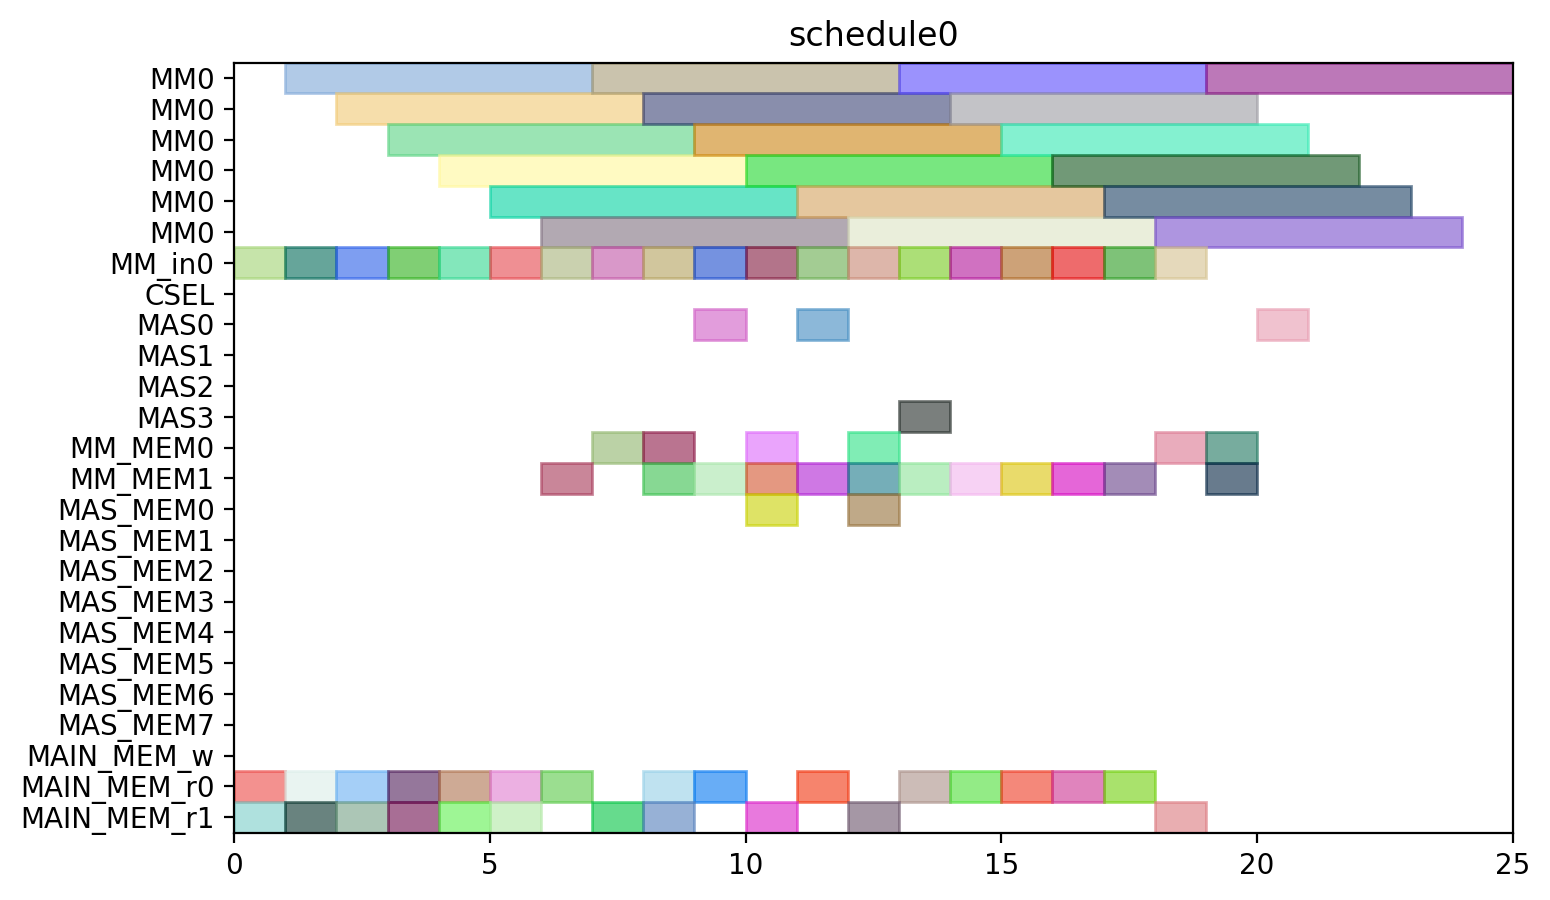

Python code for this plot:
from pyschedule import Scenario, solvers, plotters, alt


def solve():
	horizon = 120
	S = Scenario("schedule0", horizon=horizon)

	# resource
	MM = S.Resources('MM', num=1, size=6)
	MM_in = S.Resources('MM_in', num=1)
	CSEL = S.Resource('CSEL')
	MAS = S.Resources('MAS', num=4, size=1, periods=range(1, horizon))
	MM_MEM = S.Resources('MM_MEM', num=2)
	MAS_MEM = S.Resources('MAS_MEM', num=8)
	MAIN_MEM_w = S.Resource('MAIN_MEM_w', size=1)
	MAIN_MEM_r = S.Resources('MAIN_MEM_r', num=2)

	# result of previous scheduling

	# new tasks
	Z_exp2 = S.Task('Z_exp2', length=6, delay_cost=1)
	Z_exp2 += alt(MM)
	Z_exp2_in = S.Task('Z_exp2_in', length=1, delay_cost=1)
	Z_exp2_in += alt(MM_in)
	S += Z_exp2_in*MM_in[0]<=Z_exp2*MM[0]
	Z_exp2_mem0 = S.Task('Z_exp2_mem0', length=1, delay_cost=1)
	Z_exp2_mem0 += MAIN_MEM_r[0]
	S += Z_exp2_mem0 <= Z_exp2

	Z_exp2_mem1 = S.Task('Z_exp2_mem1', length=1, delay_cost=1)
	Z_exp2_mem1 += MAIN_MEM_r[1]
	S += Z_exp2_mem1 <= Z_exp2

	NX0 = S.Task('NX0', length=6, delay_cost=1)
	NX0 += alt(MM)
	NX0_in = S.Task('NX0_in', length=1, delay_cost=1)
	NX0_in += alt(MM_in)
	S += NX0_in*MM_in[0]<=NX0*MM[0]
	NX0_mem0 = S.Task('NX0_mem0', length=1, delay_cost=1)
	NX0_mem0 += MAIN_MEM_r[0]
	S += NX0_mem0 <= NX0

	NX0_mem1 = S.Task('NX0_mem1', length=1, delay_cost=1)
	NX0_mem1 += MAIN_MEM_r[1]
	S += NX0_mem1 <= NX0

	k0_10_Z1 = S.Task('k0_10_Z1', length=6, delay_cost=1)
	k0_10_Z1 += alt(MM)
	k0_10_Z1_in = S.Task('k0_10_Z1_in', length=1, delay_cost=1)
	k0_10_Z1_in += alt(MM_in)
	S += k0_10_Z1_in*MM_in[0]<=k0_10_Z1*MM[0]
	k0_10_Z1_mem0 = S.Task('k0_10_Z1_mem0', length=1, delay_cost=1)
	k0_10_Z1_mem0 += MAIN_MEM_r[0]
	S += k0_10_Z1_mem0 <= k0_10_Z1

	k0_10_Z1_mem1 = S.Task('k0_10_Z1_mem1', length=1, delay_cost=1)
	k0_10_Z1_mem1 += MAIN_MEM_r[1]
	S += k0_10_Z1_mem1 <= k0_10_Z1

	DX0 = S.Task('DX0', length=6, delay_cost=1)
	DX0 += alt(MM)
	DX0_in = S.Task('DX0_in', length=1, delay_cost=1)
	DX0_in += alt(MM_in)
	S += DX0_in*MM_in[0]<=DX0*MM[0]
	DX0_mem0 = S.Task('DX0_mem0', length=1, delay_cost=1)
	DX0_mem0 += MAIN_MEM_r[0]
	S += DX0_mem0 <= DX0

	DX0_mem1 = S.Task('DX0_mem1', length=1, delay_cost=1)
	DX0_mem1 += MAIN_MEM_r[1]
	S += DX0_mem1 <= DX0

	NY0 = S.Task('NY0', length=6, delay_cost=1)
	NY0 += alt(MM)
	NY0_in = S.Task('NY0_in', length=1, delay_cost=1)
	NY0_in += alt(MM_in)
	S += NY0_in*MM_in[0]<=NY0*MM[0]
	NY0_mem0 = S.Task('NY0_mem0', length=1, delay_cost=1)
	NY0_mem0 += MAIN_MEM_r[0]
	S += NY0_mem0 <= NY0

	NY0_mem1 = S.Task('NY0_mem1', length=1, delay_cost=1)
	NY0_mem1 += MAIN_MEM_r[1]
	S += NY0_mem1 <= NY0

	k2_14_Z1 = S.Task('k2_14_Z1', length=6, delay_cost=1)
	k2_14_Z1 += alt(MM)
	k2_14_Z1_in = S.Task('k2_14_Z1_in', length=1, delay_cost=1)
	k2_14_Z1_in += alt(MM_in)
	S += k2_14_Z1_in*MM_in[0]<=k2_14_Z1*MM[0]
	k2_14_Z1_mem0 = S.Task('k2_14_Z1_mem0', length=1, delay_cost=1)
	k2_14_Z1_mem0 += MAIN_MEM_r[0]
	S += k2_14_Z1_mem0 <= k2_14_Z1

	k2_14_Z1_mem1 = S.Task('k2_14_Z1_mem1', length=1, delay_cost=1)
	k2_14_Z1_mem1 += MAIN_MEM_r[1]
	S += k2_14_Z1_mem1 <= k2_14_Z1

	DY0 = S.Task('DY0', length=6, delay_cost=1)
	DY0 += alt(MM)
	DY0_in = S.Task('DY0_in', length=1, delay_cost=1)
	DY0_in += alt(MM_in)
	S += DY0_in*MM_in[0]<=DY0*MM[0]
	DY0_mem0 = S.Task('DY0_mem0', length=1, delay_cost=1)
	DY0_mem0 += MAIN_MEM_r[0]
	S += DY0_mem0 <= DY0

	DY0_mem1 = S.Task('DY0_mem1', length=1, delay_cost=1)
	DY0_mem1 += MAIN_MEM_r[1]
	S += DY0_mem1 <= DY0

	Z_exp3 = S.Task('Z_exp3', length=6, delay_cost=1)
	Z_exp3 += alt(MM)
	Z_exp3_in = S.Task('Z_exp3_in', length=1, delay_cost=1)
	Z_exp3_in += alt(MM_in)
	S += Z_exp3_in*MM_in[0]<=Z_exp3*MM[0]
	Z_exp3_mem0 = S.Task('Z_exp3_mem0', length=1, delay_cost=1)
	Z_exp3_mem0 += alt(MM_MEM)
	S += (Z_exp2*MM[0])-1 < Z_exp3_mem0*MM_MEM[0]
	S += Z_exp3_mem0 <= Z_exp3

	Z_exp3_mem1 = S.Task('Z_exp3_mem1', length=1, delay_cost=1)
	Z_exp3_mem1 += MAIN_MEM_r[1]
	S += Z_exp3_mem1 <= Z_exp3

	NX1_ = S.Task('NX1_', length=1, delay_cost=1)
	NX1_ += alt(MAS)
	NX1__mem0 = S.Task('NX1__mem0', length=1, delay_cost=1)
	NX1__mem0 += alt(MM_MEM)
	S += (NX0*MM[0])-1 < NX1__mem0*MM_MEM[0]
	S += NX1__mem0 <= NX1_

	NX1__mem1 = S.Task('NX1__mem1', length=1, delay_cost=1)
	NX1__mem1 += alt(MM_MEM)
	S += (k0_10_Z1*MM[0])-1 < NX1__mem1*MM_MEM[1]
	S += NX1__mem1 <= NX1_

	k0_9_Z2 = S.Task('k0_9_Z2', length=6, delay_cost=1)
	k0_9_Z2 += alt(MM)
	k0_9_Z2_in = S.Task('k0_9_Z2_in', length=1, delay_cost=1)
	k0_9_Z2_in += alt(MM_in)
	S += k0_9_Z2_in*MM_in[0]<=k0_9_Z2*MM[0]
	k0_9_Z2_mem0 = S.Task('k0_9_Z2_mem0', length=1, delay_cost=1)
	k0_9_Z2_mem0 += MAIN_MEM_r[0]
	S += k0_9_Z2_mem0 <= k0_9_Z2

	k0_9_Z2_mem1 = S.Task('k0_9_Z2_mem1', length=1, delay_cost=1)
	k0_9_Z2_mem1 += alt(MM_MEM)
	S += (Z_exp2*MM[0])-1 < k0_9_Z2_mem1*MM_MEM[1]
	S += k0_9_Z2_mem1 <= k0_9_Z2

	k1_9_Z2 = S.Task('k1_9_Z2', length=6, delay_cost=1)
	k1_9_Z2 += alt(MM)
	k1_9_Z2_in = S.Task('k1_9_Z2_in', length=1, delay_cost=1)
	k1_9_Z2_in += alt(MM_in)
	S += k1_9_Z2_in*MM_in[0]<=k1_9_Z2*MM[0]
	k1_9_Z2_mem0 = S.Task('k1_9_Z2_mem0', length=1, delay_cost=1)
	k1_9_Z2_mem0 += MAIN_MEM_r[0]
	S += k1_9_Z2_mem0 <= k1_9_Z2

	k1_9_Z2_mem1 = S.Task('k1_9_Z2_mem1', length=1, delay_cost=1)
	k1_9_Z2_mem1 += alt(MM_MEM)
	S += (Z_exp2*MM[0])-1 < k1_9_Z2_mem1*MM_MEM[1]
	S += k1_9_Z2_mem1 <= k1_9_Z2

	NY1_ = S.Task('NY1_', length=1, delay_cost=1)
	NY1_ += alt(MAS)
	NY1__mem0 = S.Task('NY1__mem0', length=1, delay_cost=1)
	NY1__mem0 += alt(MM_MEM)
	S += (NY0*MM[0])-1 < NY1__mem0*MM_MEM[0]
	S += NY1__mem0 <= NY1_

	NY1__mem1 = S.Task('NY1__mem1', length=1, delay_cost=1)
	NY1__mem1 += alt(MM_MEM)
	S += (k2_14_Z1*MM[0])-1 < NY1__mem1*MM_MEM[1]
	S += NY1__mem1 <= NY1_

	k2_13_Z2 = S.Task('k2_13_Z2', length=6, delay_cost=1)
	k2_13_Z2 += alt(MM)
	k2_13_Z2_in = S.Task('k2_13_Z2_in', length=1, delay_cost=1)
	k2_13_Z2_in += alt(MM_in)
	S += k2_13_Z2_in*MM_in[0]<=k2_13_Z2*MM[0]
	k2_13_Z2_mem0 = S.Task('k2_13_Z2_mem0', length=1, delay_cost=1)
	k2_13_Z2_mem0 += MAIN_MEM_r[0]
	S += k2_13_Z2_mem0 <= k2_13_Z2

	k2_13_Z2_mem1 = S.Task('k2_13_Z2_mem1', length=1, delay_cost=1)
	k2_13_Z2_mem1 += alt(MM_MEM)
	S += (Z_exp2*MM[0])-1 < k2_13_Z2_mem1*MM_MEM[1]
	S += k2_13_Z2_mem1 <= k2_13_Z2

	k3_14_Z2 = S.Task('k3_14_Z2', length=6, delay_cost=1)
	k3_14_Z2 += alt(MM)
	k3_14_Z2_in = S.Task('k3_14_Z2_in', length=1, delay_cost=1)
	k3_14_Z2_in += alt(MM_in)
	S += k3_14_Z2_in*MM_in[0]<=k3_14_Z2*MM[0]
	k3_14_Z2_mem0 = S.Task('k3_14_Z2_mem0', length=1, delay_cost=1)
	k3_14_Z2_mem0 += MAIN_MEM_r[0]
	S += k3_14_Z2_mem0 <= k3_14_Z2

	k3_14_Z2_mem1 = S.Task('k3_14_Z2_mem1', length=1, delay_cost=1)
	k3_14_Z2_mem1 += alt(MM_MEM)
	S += (Z_exp2*MM[0])-1 < k3_14_Z2_mem1*MM_MEM[1]
	S += k3_14_Z2_mem1 <= k3_14_Z2

	Z_exp4 = S.Task('Z_exp4', length=6, delay_cost=1)
	Z_exp4 += alt(MM)
	Z_exp4_in = S.Task('Z_exp4_in', length=1, delay_cost=1)
	Z_exp4_in += alt(MM_in)
	S += Z_exp4_in*MM_in[0]<=Z_exp4*MM[0]
	Z_exp4_mem0 = S.Task('Z_exp4_mem0', length=1, delay_cost=1)
	Z_exp4_mem0 += alt(MM_MEM)
	S += (Z_exp3*MM[0])-1 < Z_exp4_mem0*MM_MEM[0]
	S += Z_exp4_mem0 <= Z_exp4

	Z_exp4_mem1 = S.Task('Z_exp4_mem1', length=1, delay_cost=1)
	Z_exp4_mem1 += MAIN_MEM_r[1]
	S += Z_exp4_mem1 <= Z_exp4

	NX1 = S.Task('NX1', length=6, delay_cost=1)
	NX1 += alt(MM)
	NX1_in = S.Task('NX1_in', length=1, delay_cost=1)
	NX1_in += alt(MM_in)
	S += NX1_in*MM_in[0]<=NX1*MM[0]
	NX1_mem0 = S.Task('NX1_mem0', length=1, delay_cost=1)
	NX1_mem0 += alt(MAS_MEM)
	S += (NX1_*MAS[0])-1 < NX1_mem0*MAS_MEM[0]
	S += (NX1_*MAS[1])-1 < NX1_mem0*MAS_MEM[2]
	S += (NX1_*MAS[2])-1 < NX1_mem0*MAS_MEM[4]
	S += (NX1_*MAS[3])-1 < NX1_mem0*MAS_MEM[6]
	S += NX1_mem0 <= NX1

	NX1_mem1 = S.Task('NX1_mem1', length=1, delay_cost=1)
	NX1_mem1 += MAIN_MEM_r[1]
	S += NX1_mem1 <= NX1

	k0_8_Z3 = S.Task('k0_8_Z3', length=6, delay_cost=1)
	k0_8_Z3 += alt(MM)
	k0_8_Z3_in = S.Task('k0_8_Z3_in', length=1, delay_cost=1)
	k0_8_Z3_in += alt(MM_in)
	S += k0_8_Z3_in*MM_in[0]<=k0_8_Z3*MM[0]
	k0_8_Z3_mem0 = S.Task('k0_8_Z3_mem0', length=1, delay_cost=1)
	k0_8_Z3_mem0 += MAIN_MEM_r[0]
	S += k0_8_Z3_mem0 <= k0_8_Z3

	k0_8_Z3_mem1 = S.Task('k0_8_Z3_mem1', length=1, delay_cost=1)
	k0_8_Z3_mem1 += alt(MM_MEM)
	S += (Z_exp3*MM[0])-1 < k0_8_Z3_mem1*MM_MEM[1]
	S += k0_8_Z3_mem1 <= k0_8_Z3

	DX1_ = S.Task('DX1_', length=1, delay_cost=1)
	DX1_ += alt(MAS)
	DX1__mem0 = S.Task('DX1__mem0', length=1, delay_cost=1)
	DX1__mem0 += alt(MM_MEM)
	S += (DX0*MM[0])-1 < DX1__mem0*MM_MEM[0]
	S += DX1__mem0 <= DX1_

	DX1__mem1 = S.Task('DX1__mem1', length=1, delay_cost=1)
	DX1__mem1 += alt(MM_MEM)
	S += (k1_9_Z2*MM[0])-1 < DX1__mem1*MM_MEM[1]
	S += DX1__mem1 <= DX1_

	k1_8_Z3 = S.Task('k1_8_Z3', length=6, delay_cost=1)
	k1_8_Z3 += alt(MM)
	k1_8_Z3_in = S.Task('k1_8_Z3_in', length=1, delay_cost=1)
	k1_8_Z3_in += alt(MM_in)
	S += k1_8_Z3_in*MM_in[0]<=k1_8_Z3*MM[0]
	k1_8_Z3_mem0 = S.Task('k1_8_Z3_mem0', length=1, delay_cost=1)
	k1_8_Z3_mem0 += MAIN_MEM_r[0]
	S += k1_8_Z3_mem0 <= k1_8_Z3

	k1_8_Z3_mem1 = S.Task('k1_8_Z3_mem1', length=1, delay_cost=1)
	k1_8_Z3_mem1 += alt(MM_MEM)
	S += (Z_exp3*MM[0])-1 < k1_8_Z3_mem1*MM_MEM[1]
	S += k1_8_Z3_mem1 <= k1_8_Z3

	NY1 = S.Task('NY1', length=6, delay_cost=1)
	NY1 += alt(MM)
	NY1_in = S.Task('NY1_in', length=1, delay_cost=1)
	NY1_in += alt(MM_in)
	S += NY1_in*MM_in[0]<=NY1*MM[0]
	NY1_mem0 = S.Task('NY1_mem0', length=1, delay_cost=1)
	NY1_mem0 += alt(MAS_MEM)
	S += (NY1_*MAS[0])-1 < NY1_mem0*MAS_MEM[0]
	S += (NY1_*MAS[1])-1 < NY1_mem0*MAS_MEM[2]
	S += (NY1_*MAS[2])-1 < NY1_mem0*MAS_MEM[4]
	S += (NY1_*MAS[3])-1 < NY1_mem0*MAS_MEM[6]
	S += NY1_mem0 <= NY1

	NY1_mem1 = S.Task('NY1_mem1', length=1, delay_cost=1)
	NY1_mem1 += MAIN_MEM_r[1]
	S += NY1_mem1 <= NY1

	k2_12_Z3 = S.Task('k2_12_Z3', length=6, delay_cost=1)
	k2_12_Z3 += alt(MM)
	k2_12_Z3_in = S.Task('k2_12_Z3_in', length=1, delay_cost=1)
	k2_12_Z3_in += alt(MM_in)
	S += k2_12_Z3_in*MM_in[0]<=k2_12_Z3*MM[0]
	k2_12_Z3_mem0 = S.Task('k2_12_Z3_mem0', length=1, delay_cost=1)
	k2_12_Z3_mem0 += MAIN_MEM_r[0]
	S += k2_12_Z3_mem0 <= k2_12_Z3

	k2_12_Z3_mem1 = S.Task('k2_12_Z3_mem1', length=1, delay_cost=1)
	k2_12_Z3_mem1 += alt(MM_MEM)
	S += (Z_exp3*MM[0])-1 < k2_12_Z3_mem1*MM_MEM[1]
	S += k2_12_Z3_mem1 <= k2_12_Z3

	DY1_ = S.Task('DY1_', length=1, delay_cost=1)
	DY1_ += alt(MAS)
	DY1__mem0 = S.Task('DY1__mem0', length=1, delay_cost=1)
	DY1__mem0 += alt(MM_MEM)
	S += (DY0*MM[0])-1 < DY1__mem0*MM_MEM[0]
	S += DY1__mem0 <= DY1_

	DY1__mem1 = S.Task('DY1__mem1', length=1, delay_cost=1)
	DY1__mem1 += alt(MM_MEM)
	S += (k3_14_Z2*MM[0])-1 < DY1__mem1*MM_MEM[1]
	S += DY1__mem1 <= DY1_

	k3_13_Z3 = S.Task('k3_13_Z3', length=6, delay_cost=1)
	k3_13_Z3 += alt(MM)
	k3_13_Z3_in = S.Task('k3_13_Z3_in', length=1, delay_cost=1)
	k3_13_Z3_in += alt(MM_in)
	S += k3_13_Z3_in*MM_in[0]<=k3_13_Z3*MM[0]
	k3_13_Z3_mem0 = S.Task('k3_13_Z3_mem0', length=1, delay_cost=1)
	k3_13_Z3_mem0 += MAIN_MEM_r[0]
	S += k3_13_Z3_mem0 <= k3_13_Z3

	k3_13_Z3_mem1 = S.Task('k3_13_Z3_mem1', length=1, delay_cost=1)
	k3_13_Z3_mem1 += alt(MM_MEM)
	S += (Z_exp3*MM[0])-1 < k3_13_Z3_mem1*MM_MEM[1]
	S += k3_13_Z3_mem1 <= k3_13_Z3

	solvers.mip.solve(S,msg=1,kind='CPLEX',ratio_gap=1.01)

	solution = [['hoge']*len(S.solution()[1]) for i in range(len(S.solution()))]
	for i in range(len(S.solution())):
		for j in range(len(S.solution()[i])):
			solution[i][j]=str(S.solution()[i][j])
	print(solution)

	cycles = int(solution[-1][3])

	pic_file_name = "/home/mfukuda/ABE/multiRAM_multiMAS_16mux/scheduling_result/stage6MM1_stage1MAS4/ISOGENY/schedule0.png"
	if(S.solution() != []):
		plotters.matplotlib.plot(S,img_filename=pic_file_name, show_task_labels=False, fig_size=(cycles*0.25+3, 5))

	return solution
